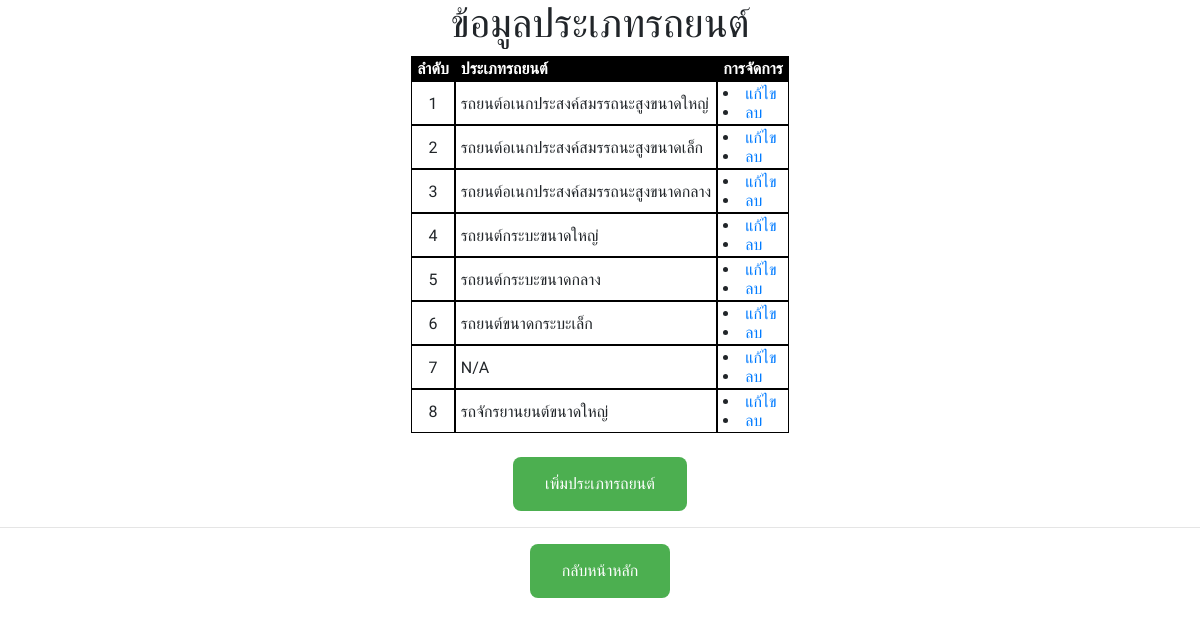
/car_type.php, run on the app's committed database.
### tables this page shows
CREATE TABLE `in_carstype` (
  `ct_id` int(11) NOT NULL,
  `ct_name` varchar(500) NOT NULL,
  `creatdate` datetime NOT NULL,
  `updatedate` timestamp NOT NULL DEFAULT CURRENT_TIMESTAMP ON UPDATE CURRENT_TIMESTAMP
);

### car_type.php (the view, shortened to what this page needs)
<html lang="en">
<head>
<?php
    include 'header.php';
    ?>
</head>
<body>
<?php
      include 'condb.php';
      ?>
      <table class = my-table>
              <h1 style = "text-align: center">ข้อมูลประเภทรถยนต์</h1>
              <tr>
              <th>ลำดับ</th>
              <th>ประเภทรถยนต์</th>
              <th>การจัดการ</th>
              </tr>
              <?php
               $sql_string = "SELECT * FROM in_carstype WHERE 1";
               $result = $conn->query($sql_string);
               while ($row = $result->fetch_assoc()) {
              ?>
                <tr><td style = "text-align: center" ><?=$row["ct_id"]?></td>
                <td><?=$row["ct_name"]?></td>
                <td>
                <li><a href="cartype_edit.php?id=<?= $row["ct_id"]?>"  >แก้ไข</a>
                <li><a href="cartype_delete.php?id=<?= $row["ct_id"]?>"  >ลบ</a>
              </li></td>
              <?php
               }
              ?>
              </tr></table>
              <br>
              <form action = "cartype_add.php" method ="">
                <button class = button_3 type="submit" name="button">เพิ่มประเภทรถยนต์</button></form>
              <hr>
        <form action = "car_complete.php" method ="">
        <button class = button_3 type="submit" name="button">กลับหน้าหลัก</button></form>
</body>
</html>

### style.php (style rules this page uses)
body { font-family: 'Sarabun', sans-serif; }
.my-table { width: auto; border-spacing: 0px; border-collapse: separate; margin-left: auto; margin-right: auto; }
.my-table tr td, .my-table tr th { border: 1px solid #000; padding: 2px 5px; }
.my-table tr th { background-color: #000; color: #fff; }
.button_3 { border-radius: 8px; }
.button_3 { font-family: 'Sarabun', sans-serif; background-color: #4CAF50; border: none; color: white; padding: 15px 32px; text-align: center; text-decoration: none; display: block; font-size: 16px; margin:0 auto; cursor: pointer; width: auto; }

### data on the page
in_carstype: ct_id "1", ct_name "รถยนต์อเนกประสงค์สมรรถนะสูงขนาดใหญ่"
in_carstype: ct_id "2", ct_name "รถยนต์อเนกประสงค์สมรรถนะสูงขนาดเล็ก"
in_carstype: ct_id "3", ct_name "รถยนต์อเนกประสงค์สมรรถนะสูงขนาดกลาง"
in_carstype: ct_id "4", ct_name "รถยนต์กระบะขนาดใหญ่"
in_carstype: ct_id "5", ct_name "รถยนต์กระบะขนาดกลาง"
in_carstype: ct_id "6", ct_name "รถยนต์ขนาดกระบะเล็ก"
in_carstype: ct_id "7", ct_name "N/A"
in_carstype: ct_id "8", ct_name "รถจักรยานยนต์ขนาดใหญ่"
